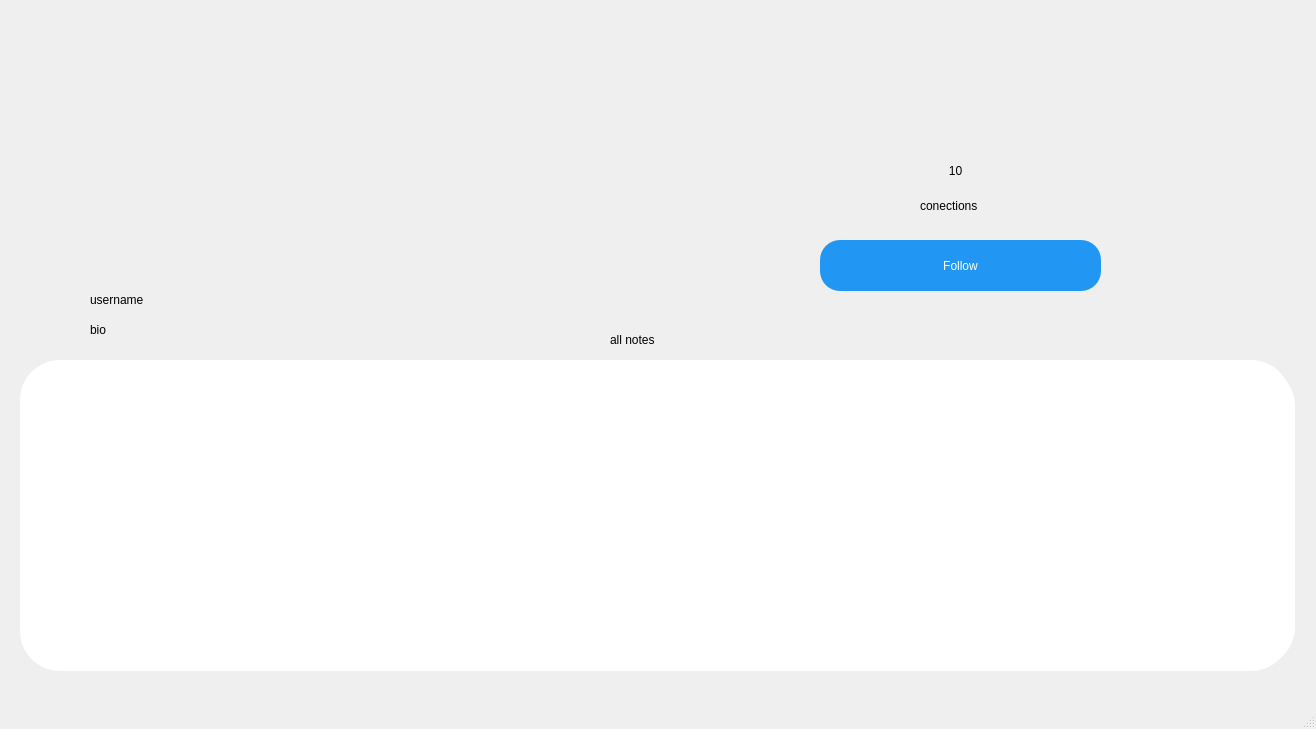
<?xml version="1.0" encoding="UTF-8"?>
<ui version="4.0">
 <class>other_user_page</class>
 <widget class="QMainWindow" name="other_user_page">
  <property name="geometry">
   <rect>
    <x>0</x>
    <y>0</y>
    <width>1316</width>
    <height>729</height>
   </rect>
  </property>
  <property name="windowTitle">
   <string>MainWindow</string>
  </property>
  <widget class="QWidget" name="centralwidget">
   <widget class="QPushButton" name="pushButton_3">
    <property name="geometry">
     <rect>
      <x>820</x>
      <y>240</y>
      <width>281</width>
      <height>51</height>
     </rect>
    </property>
    <property name="cursor">
     <cursorShape>PointingHandCursor</cursorShape>
    </property>
    <property name="styleSheet">
     <string notr="true">background-color: rgb(33, 150, 243);
border: none;
border-radius: 20px;
color: rgb(255, 255, 255);
font: 75 12pt &quot;MS Shell Dlg 2&quot;;</string>
    </property>
    <property name="text">
     <string>Follow</string>
    </property>
   </widget>
   <widget class="QWidget" name="widget" native="true">
    <property name="geometry">
     <rect>
      <x>20</x>
      <y>360</y>
      <width>1271</width>
      <height>311</height>
     </rect>
    </property>
    <property name="styleSheet">
     <string notr="true">background-color: rgb(255, 255, 255);
border-radius: 40px;</string>
    </property>
    <widget class="QWidget" name="verticalLayoutWidget">
     <property name="geometry">
      <rect>
       <x>39</x>
       <y>49</y>
       <width>1191</width>
       <height>231</height>
      </rect>
     </property>
     <layout class="QVBoxLayout" name="verticalLayout"/>
    </widget>
   </widget>
   <widget class="QPushButton" name="pbConections">
    <property name="geometry">
     <rect>
      <x>920</x>
      <y>150</y>
      <width>71</width>
      <height>41</height>
     </rect>
    </property>
    <property name="cursor">
     <cursorShape>PointingHandCursor</cursorShape>
    </property>
    <property name="styleSheet">
     <string notr="true">border: none;
font: 75 20pt &quot;MS Shell Dlg 2&quot;;</string>
    </property>
    <property name="text">
     <string>10</string>
    </property>
   </widget>
   <widget class="QLabel" name="lUsername">
    <property name="geometry">
     <rect>
      <x>90</x>
      <y>290</y>
      <width>511</width>
      <height>20</height>
     </rect>
    </property>
    <property name="styleSheet">
     <string notr="true">font: 10pt &quot;MS Shell Dlg 2&quot;;</string>
    </property>
    <property name="text">
     <string>username</string>
    </property>
   </widget>
   <widget class="QLabel" name="label_6">
    <property name="geometry">
     <rect>
      <x>920</x>
      <y>190</y>
      <width>81</width>
      <height>31</height>
     </rect>
    </property>
    <property name="styleSheet">
     <string notr="true">font: 10pt &quot;MS Shell Dlg 2&quot;;</string>
    </property>
    <property name="text">
     <string>conections</string>
    </property>
   </widget>
   <widget class="QLabel" name="lBio">
    <property name="geometry">
     <rect>
      <x>90</x>
      <y>320</y>
      <width>511</width>
      <height>20</height>
     </rect>
    </property>
    <property name="styleSheet">
     <string notr="true">font: 10pt &quot;MS Shell Dlg 2&quot;;</string>
    </property>
    <property name="text">
     <string>bio</string>
    </property>
   </widget>
   <widget class="QLabel" name="label_5">
    <property name="geometry">
     <rect>
      <x>610</x>
      <y>330</y>
      <width>71</width>
      <height>20</height>
     </rect>
    </property>
    <property name="styleSheet">
     <string notr="true">font: 10pt &quot;MS Shell Dlg 2&quot;;</string>
    </property>
    <property name="text">
     <string>all notes</string>
    </property>
   </widget>
   <widget class="QLabel" name="label">
    <property name="geometry">
     <rect>
      <x>70</x>
      <y>90</y>
      <width>191</width>
      <height>191</height>
     </rect>
    </property>
    <property name="styleSheet">
     <string notr="true">border: none;
border-radius: 90px;
border-image: url(:/img/user-01_generated.jpg);</string>
    </property>
    <property name="text">
     <string/>
    </property>
   </widget>
   <widget class="QLabel" name="label_2">
    <property name="geometry">
     <rect>
      <x>24</x>
      <y>366</y>
      <width>1271</width>
      <height>301</height>
     </rect>
    </property>
    <property name="styleSheet">
     <string notr="true">image: url(:/img/Lock-Icon-PNG-Graphic-Cave.png);
background-color: rgb(255, 255, 255);
border-radius: 40px;</string>
    </property>
    <property name="text">
     <string/>
    </property>
   </widget>
   <widget class="QPushButton" name="pushButton_2">
    <property name="geometry">
     <rect>
      <x>20</x>
      <y>20</y>
      <width>51</width>
      <height>41</height>
     </rect>
    </property>
    <property name="cursor">
     <cursorShape>PointingHandCursor</cursorShape>
    </property>
    <property name="styleSheet">
     <string notr="true">border : none;
font: 10pt &quot;MS Shell Dlg 2&quot;;
image: url(:/img/54907784c3b82319fa78bb57df0e90c3.png);</string>
    </property>
    <property name="text">
     <string/>
    </property>
   </widget>
   <zorder>label</zorder>
   <zorder>pushButton_3</zorder>
   <zorder>widget</zorder>
   <zorder>pbConections</zorder>
   <zorder>lUsername</zorder>
   <zorder>label_6</zorder>
   <zorder>lBio</zorder>
   <zorder>label_5</zorder>
   <zorder>label_2</zorder>
   <zorder>pushButton_2</zorder>
  </widget>
  <widget class="QMenuBar" name="menubar">
   <property name="geometry">
    <rect>
     <x>0</x>
     <y>0</y>
     <width>1316</width>
     <height>26</height>
    </rect>
   </property>
  </widget>
  <widget class="QStatusBar" name="statusbar"/>
 </widget>
 <resources/>
 <connections/>
</ui>
